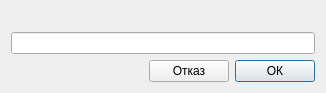
<?xml version="1.0" encoding="UTF-8"?>
<ui version="4.0">
 <class>InputDialogClass</class>
 <widget class="QDialog" name="InputDialogClass">
  <property name="geometry">
   <rect>
    <x>0</x>
    <y>0</y>
    <width>326</width>
    <height>93</height>
   </rect>
  </property>
  <property name="windowTitle">
   <string>InputDialog</string>
  </property>
  <layout class="QVBoxLayout" name="verticalLayout">
   <item>
    <widget class="QLabel" name="label">
     <property name="text">
      <string/>
     </property>
     <property name="wordWrap">
      <bool>true</bool>
     </property>
    </widget>
   </item>
   <item>
    <widget class="LineEdit" name="lineEdit"/>
   </item>
   <item>
    <layout class="QHBoxLayout" name="horizontalLayout">
     <property name="sizeConstraint">
      <enum>QLayout::SetDefaultConstraint</enum>
     </property>
     <item>
      <spacer name="horizontalSpacer">
       <property name="orientation">
        <enum>Qt::Horizontal</enum>
       </property>
       <property name="sizeHint" stdset="0">
        <size>
         <width>40</width>
         <height>20</height>
        </size>
       </property>
      </spacer>
     </item>
     <item>
      <widget class="QPushButton" name="cancelButton">
       <property name="text">
        <string>Отказ</string>
       </property>
       <property name="autoDefault">
        <bool>false</bool>
       </property>
      </widget>
     </item>
     <item>
      <widget class="QPushButton" name="okButton">
       <property name="text">
        <string>ОК</string>
       </property>
       <property name="default">
        <bool>true</bool>
       </property>
      </widget>
     </item>
    </layout>
   </item>
  </layout>
 </widget>
 <layoutdefault spacing="6" margin="11"/>
 <customwidgets>
  <customwidget>
   <class>LineEdit</class>
   <extends>QLineEdit</extends>
   <header>View/uiComponents/LineEdit.h</header>
  </customwidget>
 </customwidgets>
 <resources/>
 <connections/>
</ui>
